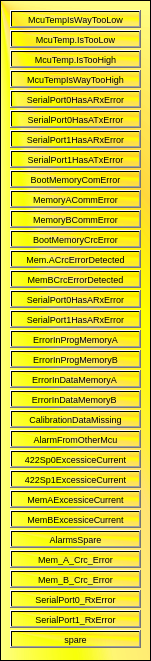
   <widget class="QFrame" name="frame_6">
    <property name="geometry">
     <rect>
      <x>180</x>
      <y>150</y>
      <width>151</width>
      <height>661</height>
     </rect>
    </property>
    <property name="font">
     <font>
      <pointsize>7</pointsize>
     </font>
    </property>
    <property name="styleSheet">
     <string notr="true">background-color: qconicalgradient(cx:0, cy:0, angle:135, stop:0 rgba(255, 255, 0, 69), stop:0.375 rgba(255, 255, 0, 69), stop:0.423533 rgba(251, 255, 0, 145), stop:0.45 rgba(247, 255, 0, 208), stop:0.477581 rgba(255, 244, 71, 130), stop:0.518717 rgba(255, 218, 71, 130), stop:0.55 rgba(255, 255, 0, 255), stop:0.57754 rgba(255, 203, 0, 130), stop:0.625 rgba(255, 255, 0, 69), stop:1 rgba(255, 255, 0, 69));</string>
    </property>
    <property name="frameShape">
     <enum>QFrame::StyledPanel</enum>
    </property>
    <property name="frameShadow">
     <enum>QFrame::Raised</enum>
    </property>
    <widget class="QPushButton" name="alarm33">
     <property name="enabled">
      <bool>true</bool>
     </property>
     <property name="geometry">
      <rect>
       <x>10</x>
       <y>10</y>
       <width>131</width>
       <height>18</height>
      </rect>
     </property>
     <property name="sizePolicy">
      <sizepolicy hsizetype="Minimum" vsizetype="Maximum">
       <horstretch>0</horstretch>
       <verstretch>0</verstretch>
      </sizepolicy>
     </property>
     <property name="font">
      <font>
       <pointsize>7</pointsize>
      </font>
     </property>
     <property name="autoFillBackground">
      <bool>false</bool>
     </property>
     <property name="styleSheet">
      <string notr="true"/>
     </property>
     <property name="text">
      <string>McuTempIsWayTooLow</string>
     </property>
    </widget>
    <widget class="QPushButton" name="alarm34">
     <property name="enabled">
      <bool>true</bool>
     </property>
     <property name="geometry">
      <rect>
       <x>10</x>
       <y>30</y>
       <width>131</width>
       <height>18</height>
      </rect>
     </property>
     <property name="sizePolicy">
      <sizepolicy hsizetype="Minimum" vsizetype="Maximum">
       <horstretch>0</horstretch>
       <verstretch>0</verstretch>
      </sizepolicy>
     </property>
     <property name="font">
      <font>
       <pointsize>7</pointsize>
      </font>
     </property>
     <property name="text">
      <string>McuTemp.IsTooLow</string>
     </property>
    </widget>
    <widget class="QPushButton" name="alarm35">
     <property name="geometry">
      <rect>
       <x>10</x>
       <y>50</y>
       <width>131</width>
       <height>18</height>
      </rect>
     </property>
     <property name="sizePolicy">
      <sizepolicy hsizetype="Minimum" vsizetype="Maximum">
       <horstretch>0</horstretch>
       <verstretch>0</verstretch>
      </sizepolicy>
     </property>
     <property name="font">
      <font>
       <pointsize>7</pointsize>
      </font>
     </property>
     <property name="text">
      <string>McuTemp.IsTooHigh</string>
     </property>
    </widget>
    <widget class="QPushButton" name="alarm36">
     <property name="geometry">
      <rect>
       <x>10</x>
       <y>70</y>
       <width>131</width>
       <height>18</height>
      </rect>
     </property>
     <property name="sizePolicy">
      <sizepolicy hsizetype="Minimum" vsizetype="Fixed">
       <horstretch>0</horstretch>
       <verstretch>0</verstretch>
      </sizepolicy>
     </property>
     <property name="font">
      <font>
       <pointsize>7</pointsize>
      </font>
     </property>
     <property name="text">
      <string>McuTempIsWayTooHigh</string>
     </property>
    </widget>
    <widget class="QPushButton" name="alarm37">
     <property name="geometry">
      <rect>
       <x>10</x>
       <y>90</y>
       <width>131</width>
       <height>18</height>
      </rect>
     </property>
     <property name="font">
      <font>
       <pointsize>7</pointsize>
      </font>
     </property>
     <property name="text">
      <string>SerialPort0HasARxError</string>
     </property>
    </widget>
    <widget class="QPushButton" name="alarm38">
     <property name="geometry">
      <rect>
       <x>10</x>
       <y>110</y>
       <width>131</width>
       <height>18</height>
      </rect>
     </property>
     <property name="font">
      <font>
       <pointsize>7</pointsize>
      </font>
     </property>
     <property name="text">
      <string>SerialPort0HasATxError</string>
     </property>
    </widget>
    <widget class="QPushButton" name="alarm39">
     <property name="geometry">
      <rect>
       <x>10</x>
       <y>130</y>
       <width>131</width>
       <height>18</height>
      </rect>
     </property>
     <property name="font">
      <font>
       <pointsize>7</pointsize>
      </font>
     </property>
     <property name="text">
      <string>SerialPort1HasARxError</string>
     </property>
    </widget>
    <widget class="QPushButton" name="alarm40">
     <property name="geometry">
      <rect>
       <x>10</x>
       <y>150</y>
       <width>131</width>
       <height>18</height>
      </rect>
     </property>
     <property name="font">
      <font>
       <pointsize>7</pointsize>
      </font>
     </property>
     <property name="text">
      <string>SerialPort1HasATxError</string>
     </property>
    </widget>
    <widget class="QPushButton" name="alarm41">
     <property name="geometry">
      <rect>
       <x>10</x>
       <y>170</y>
       <width>131</width>
       <height>18</height>
      </rect>
     </property>
     <property name="font">
      <font>
       <pointsize>7</pointsize>
      </font>
     </property>
     <property name="text">
      <string>BootMemoryComError</string>
     </property>
    </widget>
    <widget class="QPushButton" name="alarm42">
     <property name="geometry">
      <rect>
       <x>10</x>
       <y>190</y>
       <width>131</width>
       <height>18</height>
      </rect>
     </property>
     <property name="font">
      <font>
       <pointsize>7</pointsize>
      </font>
     </property>
     <property name="text">
      <string>MemoryACommError</string>
     </property>
    </widget>
    <widget class="QPushButton" name="alarm43">
     <property name="geometry">
      <rect>
       <x>10</x>
       <y>210</y>
       <width>131</width>
       <height>18</height>
      </rect>
     </property>
     <property name="font">
      <font>
       <pointsize>7</pointsize>
      </font>
     </property>
     <property name="text">
      <string>MemoryBCommError</string>
     </property>
    </widget>
    <widget class="QPushButton" name="alarm44">
     <property name="geometry">
      <rect>
       <x>10</x>
       <y>230</y>
       <width>131</width>
       <height>18</height>
      </rect>
     </property>
     <property name="font">
      <font>
       <pointsize>7</pointsize>
      </font>
     </property>
     <property name="text">
      <string>BootMemoryCrcError</string>
     </property>
    </widget>
    <widget class="QPushButton" name="alarm45">
     <property name="geometry">
      <rect>
       <x>10</x>
       <y>250</y>
       <width>131</width>
       <height>18</height>
      </rect>
     </property>
     <property name="font">
      <font>
       <pointsize>7</pointsize>
      </font>
     </property>
     <property name="text">
      <string>Mem.ACrcErrorDetected</string>
     </property>
    </widget>
    <widget class="QPushButton" name="alarm46">
     <property name="geometry">
      <rect>
       <x>10</x>
       <y>270</y>
       <width>131</width>
       <height>18</height>
      </rect>
     </property>
     <property name="font">
      <font>
       <pointsize>7</pointsize>
      </font>
     </property>
     <property name="text">
      <string>MemBCrcErrorDetected</string>
     </property>
    </widget>
    <widget class="QPushButton" name="alarm47">
     <property name="geometry">
      <rect>
       <x>10</x>
       <y>290</y>
       <width>131</width>
       <height>18</height>
      </rect>
     </property>
     <property name="font">
      <font>
       <pointsize>7</pointsize>
      </font>
     </property>
     <property name="text">
      <string>SerialPort0HasARxError</string>
     </property>
    </widget>
    <widget class="QPushButton" name="alarm48">
     <property name="geometry">
      <rect>
       <x>10</x>
       <y>310</y>
       <width>131</width>
       <height>18</height>
      </rect>
     </property>
     <property name="font">
      <font>
       <pointsize>7</pointsize>
      </font>
     </property>
     <property name="text">
      <string>SerialPort1HasARxError</string>
     </property>
    </widget>
    <widget class="QPushButton" name="alarm49">
     <property name="geometry">
      <rect>
       <x>10</x>
       <y>330</y>
       <width>131</width>
       <height>18</height>
      </rect>
     </property>
     <property name="font">
      <font>
       <pointsize>7</pointsize>
      </font>
     </property>
     <property name="text">
      <string>ErrorInProgMemoryA</string>
     </property>
    </widget>
    <widget class="QPushButton" name="alarm50">
     <property name="geometry">
      <rect>
       <x>10</x>
       <y>350</y>
       <width>131</width>
       <height>18</height>
      </rect>
     </property>
     <property name="font">
      <font>
       <pointsize>7</pointsize>
      </font>
     </property>
     <property name="text">
      <string>ErrorInProgMemoryB</string>
     </property>
    </widget>
    <widget class="QPushButton" name="alarm51">
     <property name="geometry">
      <rect>
       <x>10</x>
       <y>370</y>
       <width>131</width>
       <height>18</height>
      </rect>
     </property>
     <property name="font">
      <font>
       <pointsize>7</pointsize>
      </font>
     </property>
     <property name="text">
      <string>ErrorInDataMemoryA </string>
     </property>
    </widget>
    <widget class="QPushButton" name="alarm52">
     <property name="geometry">
      <rect>
       <x>10</x>
       <y>390</y>
       <width>131</width>
       <height>18</height>
      </rect>
     </property>
     <property name="font">
      <font>
       <pointsize>7</pointsize>
      </font>
     </property>
     <property name="text">
      <string>ErrorInDataMemoryB </string>
     </property>
    </widget>
    <widget class="QPushButton" name="alarm53">
     <property name="geometry">
      <rect>
       <x>10</x>
       <y>410</y>
       <width>131</width>
       <height>18</height>
      </rect>
     </property>
     <property name="font">
      <font>
       <pointsize>7</pointsize>
      </font>
     </property>
     <property name="text">
      <string>CalibrationDataMissing</string>
     </property>
    </widget>
    <widget class="QPushButton" name="alarm54">
     <property name="geometry">
      <rect>
       <x>10</x>
       <y>430</y>
       <width>131</width>
       <height>18</height>
      </rect>
     </property>
     <property name="font">
      <font>
       <pointsize>7</pointsize>
      </font>
     </property>
     <property name="text">
      <string>AlarmFromOtherMcu</string>
     </property>
    </widget>
    <widget class="QPushButton" name="alarm55">
     <property name="geometry">
      <rect>
       <x>10</x>
       <y>450</y>
       <width>131</width>
       <height>18</height>
      </rect>
     </property>
     <property name="font">
      <font>
       <pointsize>7</pointsize>
      </font>
     </property>
     <property name="text">
      <string>422Sp0ExcessiceCurrent</string>
     </property>
    </widget>
    <widget class="QPushButton" name="alarm56">
     <property name="geometry">
      <rect>
       <x>10</x>
       <y>470</y>
       <width>131</width>
       <height>18</height>
      </rect>
     </property>
     <property name="font">
      <font>
       <pointsize>7</pointsize>
      </font>
     </property>
     <property name="text">
      <string>422Sp1ExcessiceCurrent</string>
     </property>
    </widget>
    <widget class="QPushButton" name="alarm57">
     <property name="geometry">
      <rect>
       <x>10</x>
       <y>490</y>
       <width>131</width>
       <height>18</height>
      </rect>
     </property>
     <property name="font">
      <font>
       <pointsize>7</pointsize>
      </font>
     </property>
     <property name="text">
      <string>MemAExcessiceCurrent</string>
     </property>
    </widget>
    <widget class="QPushButton" name="alarm58">
     <property name="geometry">
      <rect>
       <x>10</x>
       <y>510</y>
       <width>131</width>
       <height>18</height>
      </rect>
     </property>
     <property name="font">
      <font>
       <pointsize>7</pointsize>
      </font>
     </property>
     <property name="text">
      <string>MemBExcessiceCurrent</string>
     </property>
    </widget>
    <widget class="QPushButton" name="alarm59">
     <property name="geometry">
      <rect>
       <x>10</x>
       <y>530</y>
       <width>131</width>
       <height>18</height>
      </rect>
     </property>
     <property name="font">
      <font>
       <pointsize>7</pointsize>
      </font>
     </property>
     <property name="text">
      <string>AlarmsSpare</string>
     </property>
    </widget>
    <widget class="QPushButton" name="alarm60">
     <property name="geometry">
      <rect>
       <x>10</x>
       <y>550</y>
       <width>131</width>
       <height>18</height>
      </rect>
     </property>
     <property name="font">
      <font>
       <pointsize>7</pointsize>
      </font>
     </property>
     <property name="text">
      <string>Mem_A_Crc_Error</string>
     </property>
    </widget>
    <widget class="QPushButton" name="alarm61">
     <property name="geometry">
      <rect>
       <x>10</x>
       <y>570</y>
       <width>131</width>
       <height>18</height>
      </rect>
     </property>
     <property name="font">
      <font>
       <pointsize>7</pointsize>
      </font>
     </property>
     <property name="text">
      <string>Mem_B_Crc_Error</string>
     </property>
    </widget>
    <widget class="QPushButton" name="alarm62">
     <property name="geometry">
      <rect>
       <x>10</x>
       <y>590</y>
       <width>131</width>
       <height>18</height>
      </rect>
     </property>
     <property name="font">
      <font>
       <pointsize>7</pointsize>
      </font>
     </property>
     <property name="text">
      <string>SerialPort0_RxError</string>
     </property>
    </widget>
    <widget class="QPushButton" name="alarm63">
     <property name="geometry">
      <rect>
       <x>10</x>
       <y>610</y>
       <width>131</width>
       <height>18</height>
      </rect>
     </property>
     <property name="font">
      <font>
       <pointsize>7</pointsize>
      </font>
     </property>
     <property name="text">
      <string>SerialPort1_RxError</string>
     </property>
    </widget>
    <widget class="QPushButton" name="alarm64">
     <property name="geometry">
      <rect>
       <x>10</x>
       <y>630</y>
       <width>131</width>
       <height>18</height>
      </rect>
     </property>
     <property name="font">
      <font>
       <pointsize>7</pointsize>
      </font>
     </property>
     <property name="text">
      <string>spare</string>
     </property>
    </widget>
   </widget>
